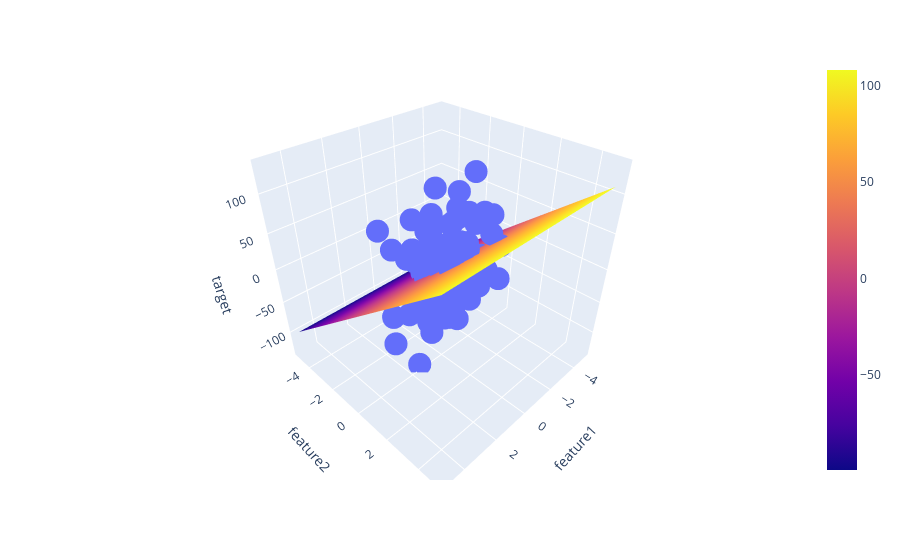

Notebook code cell kept with this figure:
### Code cell
fig = px.scatter_3d(df, x='feature1', y='feature2', z='target')
fig.add_trace(go.Surface(x = x, y = y, z =z ))
fig.show()
